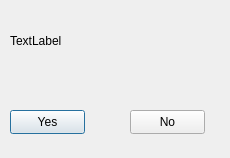
<?xml version="1.0" encoding="UTF-8"?>
<ui version="4.0">
 <class>Dialog</class>
 <widget class="QDialog" name="Dialog">
  <property name="geometry">
   <rect>
    <x>0</x>
    <y>0</y>
    <width>230</width>
    <height>158</height>
   </rect>
  </property>
  <property name="windowTitle">
   <string>INVITE_GROUP</string>
  </property>
  <widget class="QLabel" name="InviteText">
   <property name="geometry">
    <rect>
     <x>10</x>
     <y>20</y>
     <width>211</width>
     <height>41</height>
    </rect>
   </property>
   <property name="text">
    <string>TextLabel</string>
   </property>
  </widget>
  <widget class="QPushButton" name="YesButton">
   <property name="geometry">
    <rect>
     <x>10</x>
     <y>110</y>
     <width>75</width>
     <height>24</height>
    </rect>
   </property>
   <property name="text">
    <string>Yes</string>
   </property>
  </widget>
  <widget class="QPushButton" name="NoButton">
   <property name="geometry">
    <rect>
     <x>130</x>
     <y>110</y>
     <width>75</width>
     <height>24</height>
    </rect>
   </property>
   <property name="text">
    <string>No</string>
   </property>
  </widget>
 </widget>
 <resources/>
 <connections/>
</ui>
